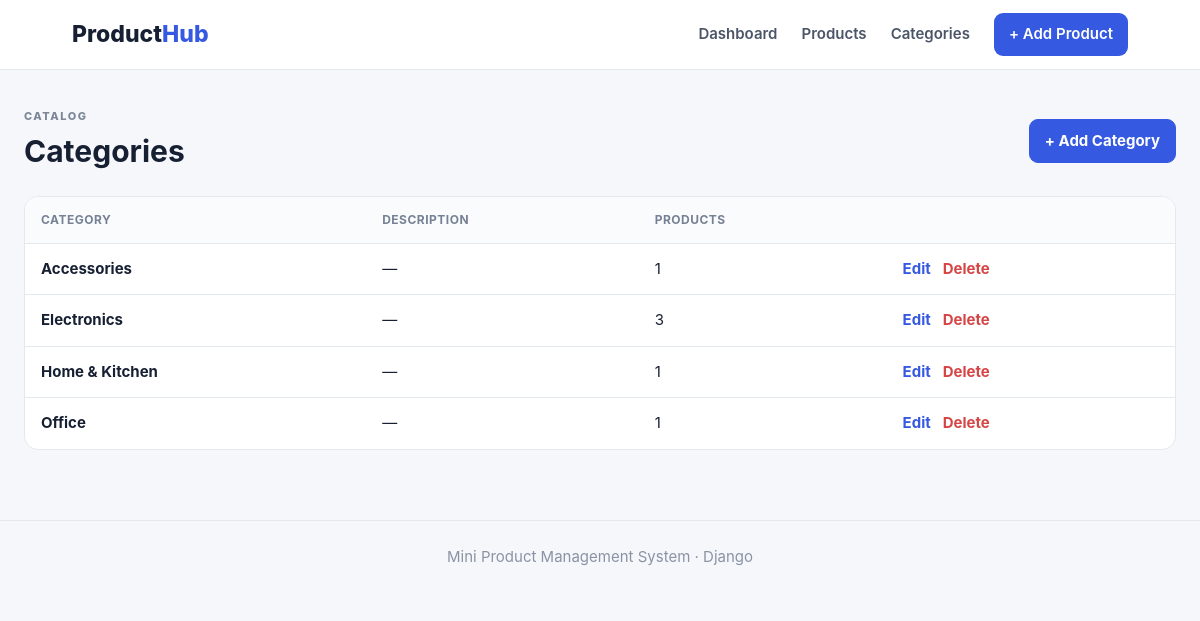
Page /categories/ on the committed database.
### products/models.py (models this page shows, shortened)
class Category(models.Model):
    name = models.CharField(max_length=100, unique=True)
    description = models.TextField(blank=True)
    created_at = models.DateTimeField(auto_now_add=True)
    class Meta:
        ordering = ['name']
        verbose_name_plural = 'Categories'

### products/views.py (the view)
# urls.py: path('categories/', views.category_list, name='category_list'),
def category_list(request):
    return render(request, 'products/category_list.html', {'categories': Category.objects.all()})

### products/templates/products/category_list.html
{% extends 'products/base.html' %}{% block title %}Categories · ProductHub{% endblock %}{% block content %}<div class="page-title"><div><p class="eyebrow">CATALOG</p><h1>Categories</h1></div><a class="btn primary" href="{% url 'products:category_create' %}">+ Add Category</a></div><section class="card table-wrap"><table><thead><tr><th>Category</th><th>Description</th><th>Products</th><th></th></tr></thead><tbody>{% for c in categories %}<tr><td><strong>{{ c.name }}</strong></td><td>{{ c.description|default:'—' }}</td><td>{{ c.products.count }}</td><td class="actions"><a href="{% url 'products:category_update' c.pk %}">Edit</a><a class="danger-text" href="{% url 'products:category_delete' c.pk %}">Delete</a></td></tr>{% empty %}<tr><td colspan="4" class="empty">No categories yet.</td></tr>{% endfor %}</tbody></table></section>{% endblock %}

### products/static/products/css/style.css (style rules this page uses)
:root { --bg:#f5f7fb;--card:#fff;--ink:#172033;--muted:#6b7485;--line:#e4e8ef;--primary:#3559e0;--primary2:#263fbd;--danger:#d64545;--warning:#c17b00;--success:#198754 }
* { box-sizing:border-box }
body { margin:0;background:var(--bg);color:var(--ink);font:15px/1.5 Inter,Segoe UI,Arial,sans-serif }
.eyebrow { font-size:11px;letter-spacing:1.5px;font-weight:800;color:#7d8798;margin:0 }
.stats div,.card { background:var(--card);border:1px solid var(--line);border-radius:14px }
.card { padding:22px }
.section-head,.page-title { display:flex;justify-content:space-between;align-items:center;margin-bottom:18px }
.page-title { margin-bottom:22px }
.page-title h1 { margin:4px 0 0;font-size:30px }
.btn { display:inline-block;border:1px solid #d5dbe6;background:#fff;color:#344054;text-decoration:none;padding:10px 15px;border-radius:9px;font-weight:700;cursor:pointer }
.btn.primary { background:var(--primary);border-color:var(--primary);color:#fff }
.table-wrap { padding:0;overflow:auto }
table { width:100%;border-collapse:collapse;min-width:780px }
th,td { text-align:left;padding:14px 16px;border-bottom:1px solid var(--line) }
th { font-size:12px;text-transform:uppercase;letter-spacing:.5px;color:#778195;background:#fafbfc }
tr:last-child td { border-bottom:0 }
.actions { white-space:nowrap }
.actions a { margin-left:12px;color:var(--primary);text-decoration:none;font-weight:700 }
.actions .danger-text { color:var(--danger) }

### rows in the picture
Category: name "Accessories", description "—", products.count "1"
Category: name "Electronics", description "—", products.count "3"
Category: name "Home & Kitchen", description "—", products.count "1"
Category: name "Office", description "—", products.count "1"
